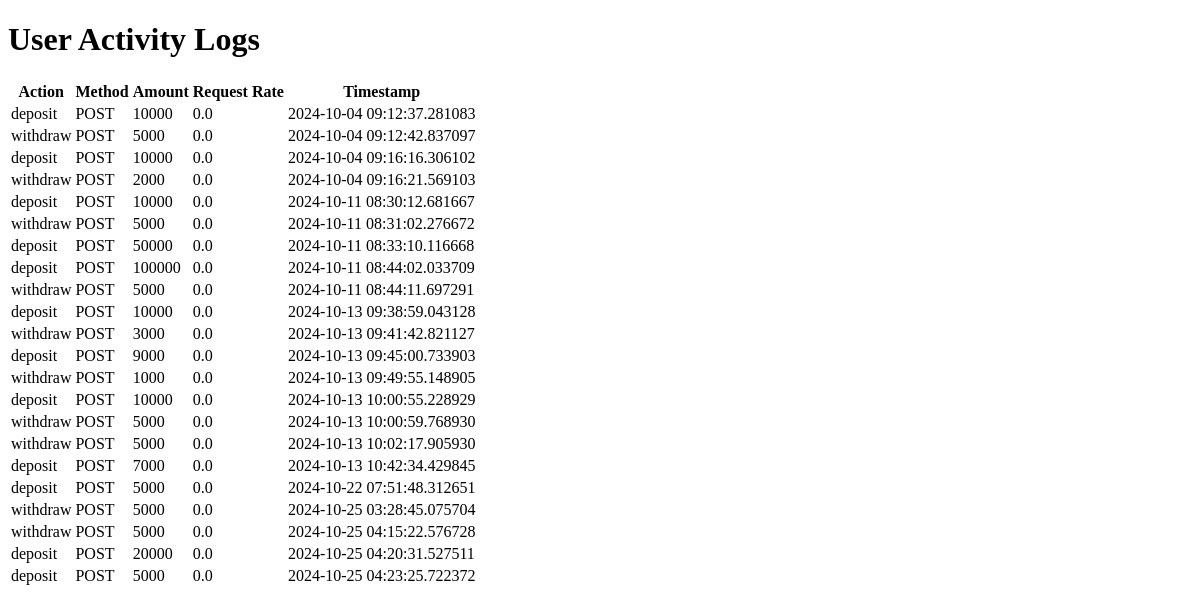
Before: /activitylogs with the older database file.
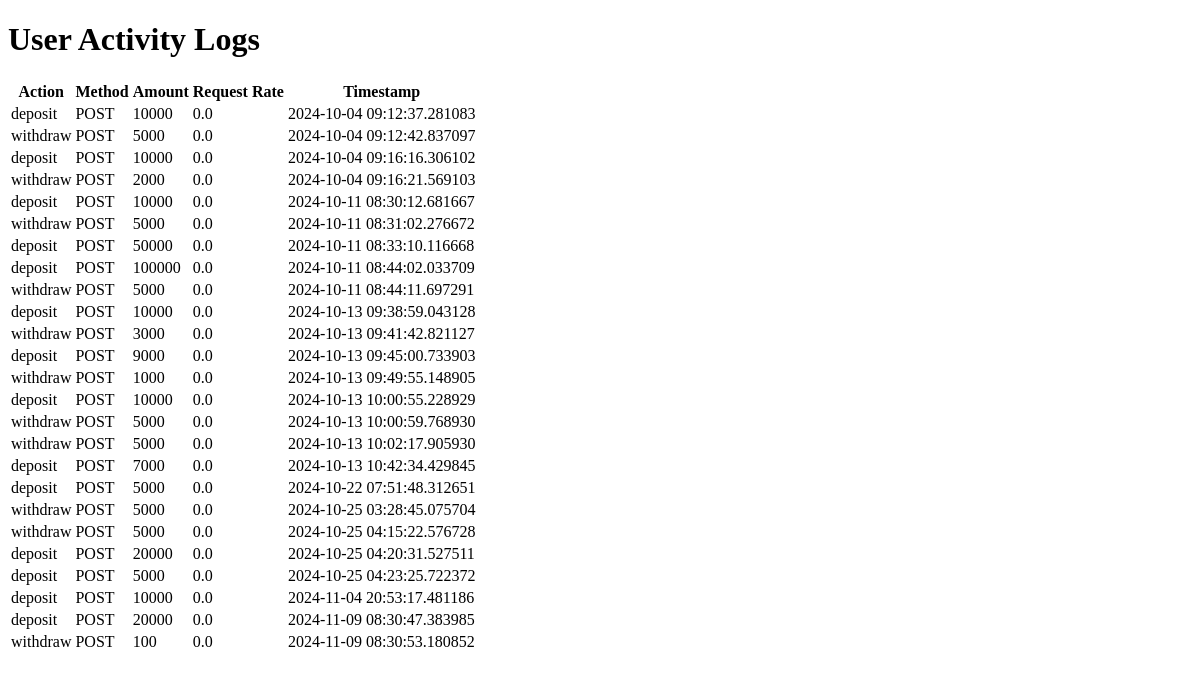
After: the same page with the newer database file.
### website/models.py (models this page shows, shortened)
class UserActivity(db.Model):
    id = db.Column(db.Integer, primary_key=True)
    user_id = db.Column(db.Integer, db.ForeignKey('user.id'), nullable=True)
    endpoint = db.Column(db.String(100), nullable=False)
    method = db.Column(db.String(10), nullable=False)
    packet_size = db.Column(db.Integer, default=0)
    request_rate = db.Column(db.Float, default=0.0)
    timestamp = db.Column(db.DateTime(timezone=True), default=func.now())

### website/views.py (the view)
@views.route('/activitylogs', methods=['GET'])
def activity_logs():
    try:
        activities = UserActivity.query.all()
        return render_template("activitylogs.html", activities=activities)
    except Exception as e:
        logger.error(f"Error fetching activity logs: {e}")
        return render_template("error.html", error=str(e))

### main.py (called while the page is built)
@app.before_request
def before_request():
    global last_request_time
    last_request_time = time.time()

### website/templates/activitylogs.html (shortened to what this page needs)
<!DOCTYPE html>
<html lang="en">
<head>
</head>
<body>
    <h1>User Activity Logs</h1>
    <table>
        <thead>
            <tr>
                <th>Action</th>
                <th>Method</th>
                <th>Amount</th>
                <th>Request Rate</th>
                <th>Timestamp</th>
            </tr>
        </thead>
        <tbody>
            {% for activity in activities %}
            <tr>
                <td>{{ activity.endpoint }}</td>
                <td>{{ activity.method }}</td>
                <td>{{ activity.packet_size }}</td>
                <td>{{ activity.request_rate }}</td>
                <td>{{ activity.timestamp }}</td>
            </tr>
            {% else %}
            <tr>
                <td colspan="5">No activity logs found.</td>
            </tr>
            {% endfor %}
        </tbody>
    </table>
</body>
</html>

Changed rows visible on the page:
added UserActivity: endpoint "deposit", method "POST", packet_size "10000", request_rate "0.0", timestamp "2024-11-04 20:53:17.481186"
added UserActivity: endpoint "deposit", method "POST", packet_size "20000", request_rate "0.0", timestamp "2024-11-09 08:30:47.383985"
added UserActivity: endpoint "withdraw", method "POST", packet_size "100", request_rate "0.0", timestamp "2024-11-09 08:30:53.180852"
